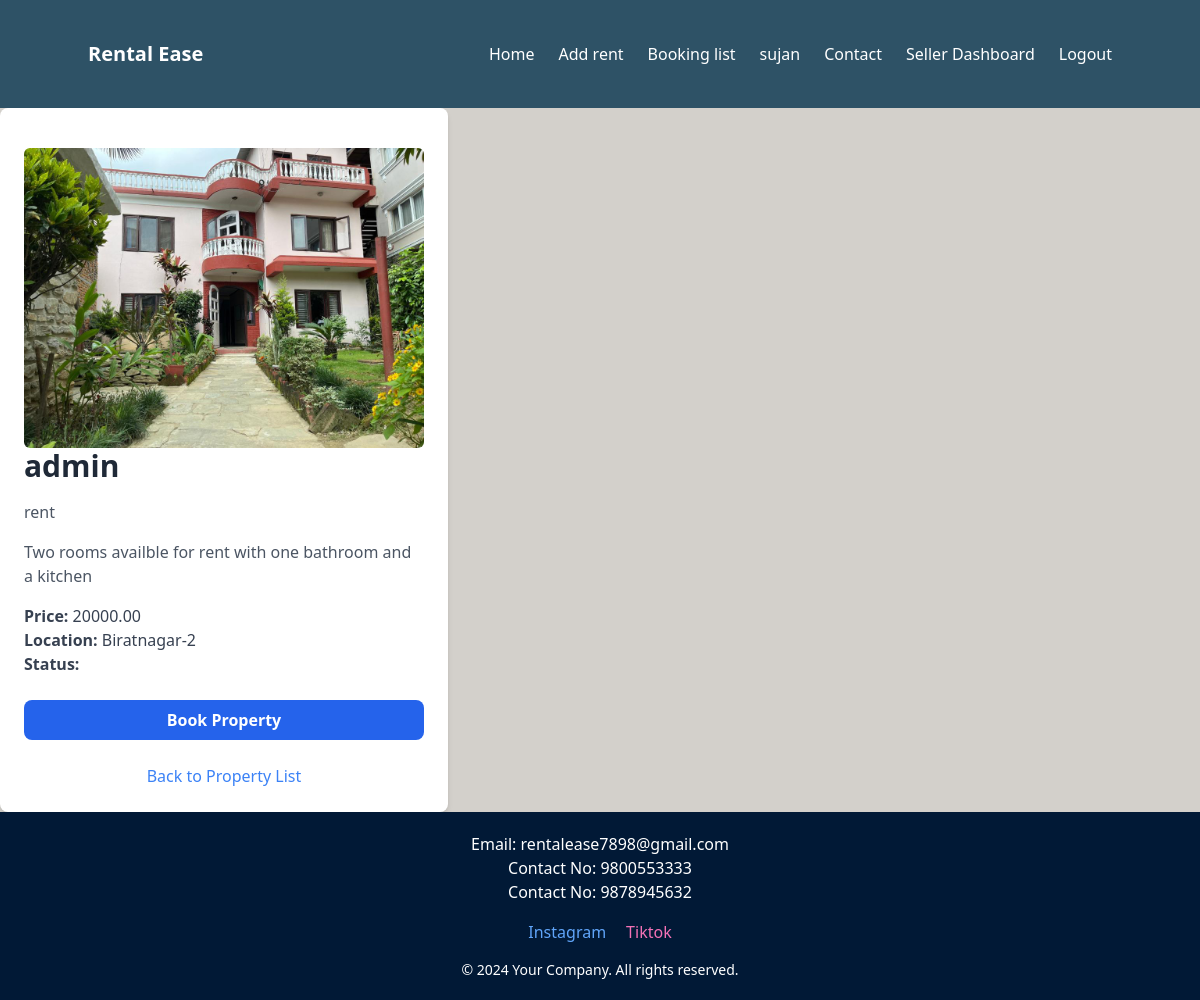
Screenshot of /property/rent-rooms/ (signed in) with the database file from the repository.
### app/models.py (models this page shows, shortened)
class Property(models.Model):
    seller = models.ForeignKey(User, on_delete=models.CASCADE, related_name='properties',default=True)
    title = models.CharField(max_length=255)
    description = models.TextField()
    price = models.DecimalField(max_digits=10, decimal_places=2)
    location = models.CharField(max_length=255)
    approval_status = models.CharField(
        max_length=10,
        choices=[('approved', 'Approved'), ('rejected', 'Rejected'), ('pending', 'Pending')],
        default='pending'
    )
    is_available = models.BooleanField(default=True)
    is_booked = models.BooleanField(default=False)
    image = models.ImageField(upload_to='property_images/', blank=True, null=True)
    slug = models.SlugField(unique=True, blank=True)  # Unique slug for the property

### app/views.py (the view)
# urls.py: path('property/<slug:slug>/', property_detail, name='property_detail'),
@login_required
def property_detail(request, slug):
    property = get_object_or_404(Property,slug=slug)
    booking = None
    if request.user.is_authenticated:
        booking = Booking.objects.filter(property=property, client=request.user).first()
    is_available = property.is_available and (booking is None or booking.approval_status != 'approved')
    context = {
        'property': property,
        'booking': booking,
        'is_available': is_available,
    }
    return render(request, 'property_details.html', context)

### app/templates/property_details.html (shortened to what this page needs)
{%extends 'navbar_footer.html' %}
{%block content %}
<body class="bg-gray-100 flex items-center justify-center min-h-screen items-center">
    <div class="max-w-md w-full bg-white rounded-lg shadow-md p-6">
        <img
        src="{{ property.image.url }}"
        alt="{{ property.title }}"
        class="mt-4 rounded-md max-w-full max-h-30 object-contain"
      />
        <h1 class="text-3xl font-bold text-gray-800 mb-4">{{ property.seller}}</h1>
        <p class="text-gray-600 mb-4">{{ property.title }}</p>
        <p class="text-gray-600 mb-4">{{ property.description }}</p>
        <div class="mb-4">
            <p class="text-gray-700"><strong>Price:</strong> {{ property.price }}</p>
            <p class="text-gray-700"><strong>Location:</strong> {{ property.location }}</p>
            <p class="text-gray-700"><strong>Status:</strong> {{ property.status|title }}</p>
        </div>
        {% if property.is_available %}
            <form action="{% url 'book_property' property.id %}" method="post" class="mt-6">
                <button type="submit" class="w-full bg-blue-600 hover:bg-blue-700 text-white font-semibold py-2 rounded-lg transition duration-200">
                    Book Property
                </button>
            </form>
        {% else %}
            <p class="text-red-500 font-semibold mt-6">This property is not available for booking.</p>
        {% endif %}
        <div class="mt-6 text-center">
            <a href="{% url 'allproperties' %}" class="text-blue-500 hover:underline">Back to Property List</a>
        </div>
    </div>
{% endblock %}

### app/templates/navbar_footer.html (shortened to what this page needs)
<!DOCTYPE html>
<html lang="en">
  <head>
    <script src="https://cdn.tailwindcss.com"></script>
  </head>
  <body class="flex flex-col min-h-screen bg-[ #F1F1F2]">
    <nav class="bg-[#2E5266FF] p-10 ">
      <div class="container mx-auto flex justify-between items-center">
        <div class="text-white text-xl font-semibold">Rental Ease</div>
        <ul class="flex space-x-6">
          <li>
            <a href="{% url "home"%}" class="text-white hover:text-gray-300">Home</a>
          </li>
          <li>
            <a href="/add" class="text-white hover:text-gray-300">Add rent</a>
          </li>
          <li>
            <a href="/bookings" class="text-white hover:text-gray-300"
              >Booking list</a
            >
          </li>
          <li>
            <a  class="text-white hover:text-gray-300"
              >{{request.user}}</a
            >
          </li>
          <li>
            <a href="/contact" class="text-white hover:text-gray-300"
              >Contact</a
            >
          </li>
          {%if request.user.is_superuser%}
          <a href="/manageproperty" class="text-white hover:text-gray-300"
          >Admin Dashboard</a>
          {%else%}
          <a href="seller_dashboard/" class="text-white hover:text-gray-300"
          >Seller Dashboard</a>
        {%endif%}
          {% if user.is.not_authenticated %}
          <li>
            <a href="/login/" class="text-white hover:text-gray-300">Login</a>
          </li>
          {% else %}
          <li>
            <a href="{% url 'logout' %}" class="text-white hover:text-gray-300"
              >Logout</a>
          </li>
          {% endif %}
        </ul>
      </div>
    </nav>
    <div class="flex-grow  bg-[#D3D0CBFF] ">
      {% block content %}{% endblock %}
    </div>
    <footer class="bg-[#011936FF] text-white text-center p-5 w-full">
      <p>Email: rentalease7898@gmail.com</p>
      <p>Contact No: 9800553333</p>
      <p>Contact No: 9878945632</p>
      <div class="flex justify-center space-x-5 my-4">
          <a href="https://www.instagram.com/" class="text-blue-400 hover:underline">Instagram</a>
          <a href="https://www.tiktok.com/" class="text-pink-400 hover:underline">Tiktok</a>
      </div>
      <p class="text-sm mt-4">&copy; 2024 Your Company. All rights reserved.</p>
  </footer>
  </body>
</html>

### rows the page displays
Property: image (picture), seller "admin", title "rent", description "Two rooms availble for rent with one bathroom and a kitchen", price "20000.00", location "Biratnagar-2"

### other values shown
{{ request.user }} "sujan"
